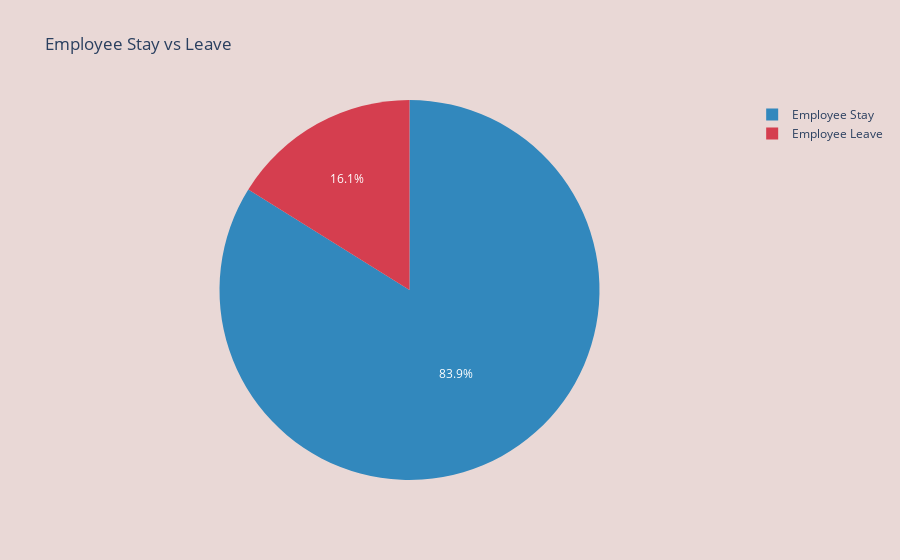

Notebook source saved alongside this figure:
### Code cell
# 1. Pie Chart: Stay vs Leave
fig_pie = px.pie(
    names=["Employee Stay", "Employee Leave"],
    values=attrition_pie.values,
    color=["Employee Stay", "Employee Leave"],
    color_discrete_map={"Employee Stay": "#3288bd", "Employee Leave": "#d53e4f"},
    title="Employee Stay vs Leave"
)
fig_pie.update_layout(plot_bgcolor="#E9D8D6", paper_bgcolor="#E9D8D6")
fig_pie.show()

### Figure 1 — Plotly figure (JSON) as saved in the notebook; plotly's stock layout.template omitted (floating-point values rounded to 4 significant figures)
{"data": [{"customdata": [["Employee Stay"], ["Employee Leave"]], "domain": {"x": [0, 1], "y": [0, 1]}, "hovertemplate": "label=%{label}<br>value=%{value}<br>color=%{customdata[0]}<extra></extra>", "labels": ["Employee Stay", "Employee Leave"], "legendgroup": "", "marker": {"colors": ["#3288bd", "#d53e4f"]}, "name": "", "showlegend": true, "type": "pie", "values": [83.88, 16.12]}], "layout": {"legend": {"tracegroupgap": 0}, "paper_bgcolor": "#E9D8D6", "plot_bgcolor": "#E9D8D6", "title": {"text": "Employee Stay vs Leave"}}}
